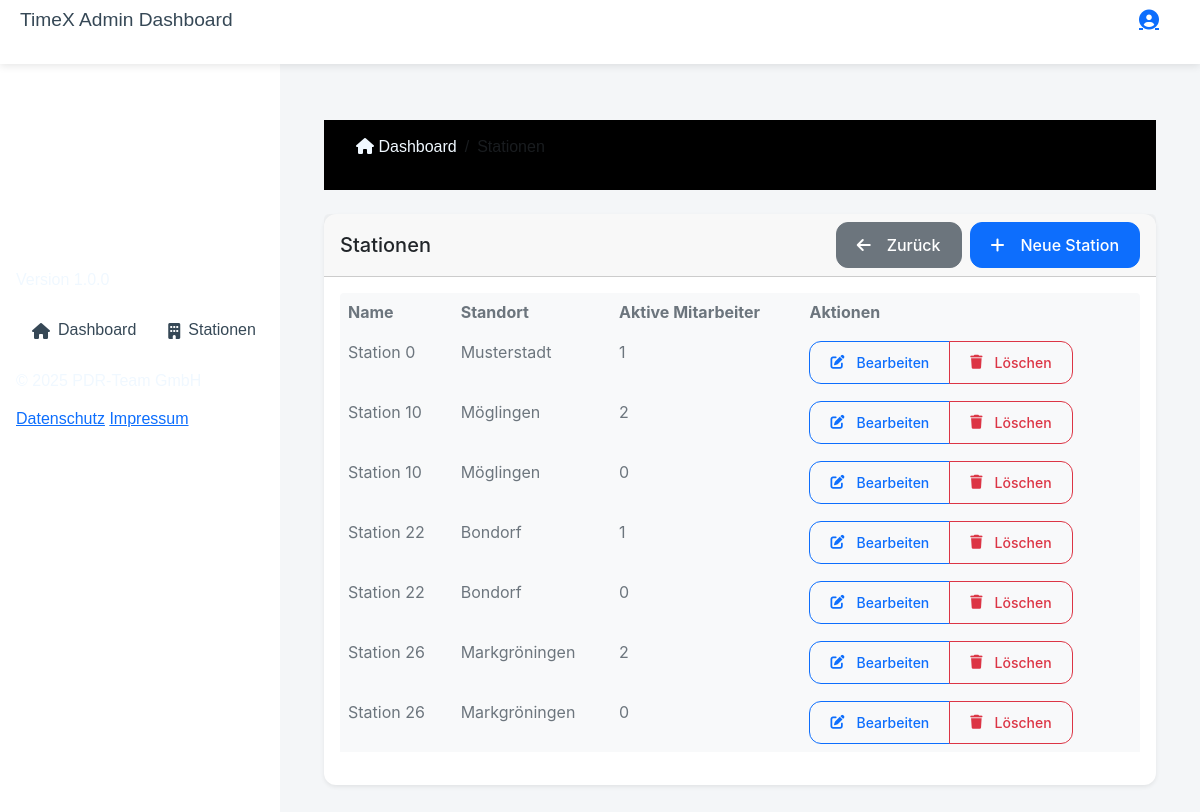
The page /dashboard/admin/stations/ (signed in) on the database its author committed.
### time_tracking/models.py (models this page shows, shortened)
class Station(models.Model):
    name = models.CharField(max_length=255)
    location = models.CharField(max_length=255)

### time_tracking/views.py (the view)
# urls.py: path('dashboard/admin/stations/', views.stations_overview, name='stations-overview'),
@user_passes_test(lambda u: u.user_type == 'ADMIN')
def stations_overview(request):
    stations = Station.objects.all().order_by('name')
    return render(request, 'time_tracking/admin/station/stations_overview.html', {
        'stations': stations
    })

### time_tracking/templates/time_tracking/admin/station/stations_overview.html (shortened to what this page needs)
{% extends "time_tracking/base/admin_base.html" %}
{% load static %}
{% block content %}
<div class="container-fluid mt-4">
    <nav aria-label="breadcrumb" class="mb-4">
        <ol class="breadcrumb">
            <li class="breadcrumb-item">
                <a href="{% url 'admin-dashboard' %}" class="text-decoration-none">
                    <i class="fas fa-home"></i> Dashboard
                </a>
            </li>
            <li class="breadcrumb-item active">Stationen</li>
        </ol>
    </nav>
    <div class="row">
        <div class="col-12">
            <div class="card">
                <div class="card-header d-flex flex-column flex-md-row justify-content-between align-items-md-center gap-2">
                    <h5 class="card-title mb-0">Stationen</h5>
                    <div class="d-flex gap-2">
                        <a href="{% url 'admin-dashboard' %}" class="btn btn-secondary">
                            <i class="fas fa-arrow-left me-2"></i>Zurück
                        </a>
                        <a href="{% url 'create-station' %}" class="btn btn-primary">
                            <i class="fas fa-plus me-2"></i>Neue Station
                        </a>
                    </div>
                </div>
                <div class="card-body">
                    <div class="table-responsive">
                        <table class="table table-hover">
                            <thead>
                                <tr>
                                    <th>Name</th>
                                    <th>Standort</th>
                                    <th class="d-none d-md-table-cell">Aktive Mitarbeiter</th>
                                    <th>Aktionen</th>
                                </tr>
                            </thead>
                            <tbody>
                                {% for station in stations %}
                                <tr>
                                    <td>{{ station.name }}</td>
                                    <td>{{ station.location }}</td>
                                    <td class="d-none d-md-table-cell">{{ station.customuser_set.count }}</td>
                                    <td>
                                        <div class="btn-group">
                                            <button type="button"
                                                    class="btn btn-sm btn-outline-primary edit-station"
                                                    data-station-id="{{ station.id }}"
                                                    data-station-name="{{ station.name }}"
                                                    data-station-location="{{ station.location }}"
                                                    title="Bearbeiten">
                                                <i class="fas fa-edit"></i>
                                                <span class="d-none d-md-inline ms-1">Bearbeiten</span>
                                            </button>
                                            <button type="button"
                                                    class="btn btn-sm btn-outline-danger delete-station"
                                                    data-station-id="{{ station.id }}"
                                                    title="Löschen">
                                                <i class="fas fa-trash"></i>
                                                <span class="d-none d-md-inline ms-1">Löschen</span>
                                            </button>
                                        </div>
                                    </td>
                                </tr>
                                {% endfor %}
                            </tbody>
                        </table>
                    </div>
                </div>
            </div>
        </div>
    </div>
</div>
{% endblock %}

### time_tracking/static/time_tracking/css/styles.css (style rules this page uses)
body { --bs-body-font-family: var(--bs-font-monospace); --bs-body-line-height: 1.4; --bs-body-bg: var(--bs-white-100); background-color: #ECECEC; color: #fff; }
.table { --bs-table-color: var(--bs-gray-600); --bs-table-bg: var(--bs-gray-100); --bs-table-border-color: transparent; }
nav { font-family: Arial, Helvetica, sans-serif; display: block; padding: 0.5rem 1rem; unicode-bidi: isolate; --bs-navbar-bg: var(--bs-gray-100); --bs-navbar-link-hover-color: var(--bs-gray-900); --bs-navbar-link-hover-bg: var(--bs-gray-200); background-color: black; color:aliceblue; }
nav li { display: inline-block; vertical-align: middle; color:aliceblue; }
nav li a { text-decoration: none; color:aliceblue; }
.admin-body { background-color: aliceblue; margin: 0; padding: 0; min-height: 100vh; }

### time_tracking/static/time_tracking/css/admin.css (style rules this page uses)
:root { --header-height: 64px; --sidebar-width: 280px; --primary-color: #364856; --secondary-color: #76767A; --background-color: #f4f6f8; --border-radius: 12px; --box-shadow: 0 2px 8px rgba(0,0,0,0.1); --transition: all 0.3s ease; }
.admin-body { background-color: var(--background-color); min-height: 100vh; font-family: -apple-system, BlinkMacSystemFont, "Segoe UI", Roboto, sans-serif; padding-top: var(--header-height); }
.btn { border-radius: var(--border-radius); padding: 0.625rem 1.25rem; font-weight: 500; display: inline-flex; align-items: center; gap: 0.5rem; transition: var(--transition); }
.card { border: none; border-radius: var(--border-radius); box-shadow: var(--box-shadow); background: white; margin-bottom: 1.5rem; }

### time_tracking/templates/time_tracking/admin/station/stations_overview.html (style rules this page uses)
@media (min-width: 1025px) { .container-fluid { max-width: 1400px; margin: 0 auto; } }
.breadcrumb { background-color: transparent; padding: 0.5rem 1rem; margin-bottom: 1rem; border-radius: 0.25rem; }
.card { box-shadow: 0 0.125rem 0.25rem rgba(0, 0, 0, 0.075); }
.btn-group { border-radius: 0.25rem; }
.table-responsive { border-radius: 0.25rem; }
.btn { display: inline-flex; align-items: center; justify-content: center; gap: 0.5rem; transition: all 0.2s ease-in-out; }

### rows shown on the page
Station: name "Station 0", location "Musterstadt", customuser_set.count "1"
Station: name "Station 10", location "Möglingen", customuser_set.count "2"
Station: name "Station 10", location "Möglingen", customuser_set.count "0"
Station: name "Station 22", location "Bondorf", customuser_set.count "1"
Station: name "Station 22", location "Bondorf", customuser_set.count "0"
Station: name "Station 26", location "Markgröningen", customuser_set.count "2"
Station: name "Station 26", location "Markgröningen", customuser_set.count "0"
